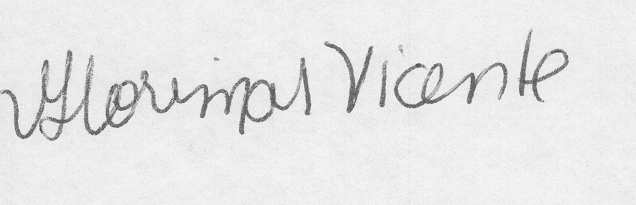
//> input picture Signature/SigVer/SigVerification/original_2_18.png, 636 x 205 px
$ ./Main   (built with g++ and OpenCV 4)
//> lines starting //> are read from the running program, lines starting //| are printed output that depends on the picture; after the words box and inside, x2 and y2 are one past the last pixel; in counts of white or black regions, pixels touching at a corner belong together
### Signature/project deliverable/Code/Image Processing Code/SigVer/SigVerification/PreProcess.h
#ifndef PreProcessing_H
#define PreProcessing_H
#include <cv.h>

using namespace cv;
namespace prep
{

	class PreProcess
	{

	public:

		//Simple Constructor
		PreProcess();

		CvRect findBB(IplImage* imgSrc);
		void findX(IplImage* imgSrc,int* min, int* max);
		void findY(IplImage* imgSrc,int* min, int* max);
		IplImage* preprocessing(IplImage* imgSrc,int new_width, int new_height);
		void displaySobels(IplImage* imgSrc);

	};
}
using namespace std;

#endif /* PreProcessing_H */

### Signature/project deliverable/Code/Image Processing Code/SigVer/SigVerification/MeasureOfPenPressure.h
#ifndef MeasureOfPenPressure_H
#define MeasureOfPenPressure_H
#include <cv.h>
#include <highgui.h>

using namespace cv;
namespace mopp
{

	class MeasureOfPenPressure
	{
		private:
		static double getThreshVal_Otsu_8u( const Mat& _src );

		public:

		//Simple Constructor
		MeasureOfPenPressure();

		float getEntropy(IplImage*);
		//To find Entropy, we need to create the histogram over L possible gray values and then take
		//E = Sum(-p*logp).

		int getGrayLevelThreshold(IplImage*);
		//To find GrayLevelThreshold, we need to hack the cvThreshold function to return us the k value.

		int getNumberOfBlackPixels(double,IplImage*);
		//To find NumberOfBlackPixels, we need find the number of pixels above k.
	};
}
using namespace std;

#endif /* MeasureOfPenPressure_H */

### Signature/project deliverable/Code/Image Processing Code/SigVer/SigVerification/GradientHelper.h
///<summary>
///This class is a helper class header. It provides functions to calculate gradient values based on the Sobel Operator.
///It can process the entire image or an ROI.
///</summary>

#ifndef GradientHelper_H
#define GradientHelper_H
#include <cv.h>

namespace gsc
{

	class GradientHelper
	{
	public:
		GradientHelper::GradientHelper();
		void GradientHelper::getGradientMatrix(IplImage* src,cv::Mat* dest);
	};
}

using namespace std;

#endif /* GradientHelper_H */

### Signature/SigVer/SigVerification/PreProcessing.cpp
#include "PreProcess.h"
#include <cv.h>
#include <highgui.h>

using namespace std;
using namespace prep;

PreProcess::PreProcess()
{
}
CvRect PreProcess::findBB(IplImage* imgSrc)
{
	CvRect aux;
	int xmin, xmax, ymin, ymax;
	xmin=xmax=ymin=ymax=0;

	findX(imgSrc, &xmin, &xmax);
	findY(imgSrc, &ymin, &ymax);

	aux=cvRect(xmin, ymin, xmax-xmin, ymax-ymin);

	printf("BB: %d,%d - %d,%d\n", aux.x, aux.y, aux.width, aux.height);

	return aux;
}

void PreProcess::findX(IplImage* imgSrc,int* min, int* max)
{
	int i;
	int minFound=0;
	CvMat data;
	CvScalar maxVal=cvRealScalar(imgSrc->height * 255);
	CvScalar val=cvRealScalar(0);
	//For each col sum, if sum < width*255 then we find the min
	//then continue to end to search the max, if sum< width*255 then is new max
	for (i=0; i< imgSrc->width; i++){
		cvGetCol(imgSrc, &data, i);
		val= cvSum(&data);
		if(val.val[0] < maxVal.val[0])
		{
			*max= i;
			if(!minFound)
			{
				*min= i;
				minFound= 1;
			}
		}
	}
}

void PreProcess::findY(IplImage* imgSrc,int* min, int* max)
{
	int i;
	int minFound=0;
	CvMat data;
	CvScalar maxVal=cvRealScalar(imgSrc->width * 255);
	CvScalar val=cvRealScalar(0);
	//For each col sum, if sum < width*255 then we find the min
	//then continue to end to search the max, if sum< width*255 then is new max
	for (i=0; i< imgSrc->height; i++){
		cvGetRow(imgSrc, &data, i);
		val= cvSum(&data);
		if(val.val[0] < maxVal.val[0]){
			*max=i;
			if(!minFound){
				*min= i;
				minFound= 1;
			}
		}
	}
}


IplImage* PreProcess::preprocessing(IplImage* imgSrc,int new_width, int new_height)
{
	IplImage* result;
	IplImage* scaledResult;

	CvMat data;
	CvMat dataA;
	CvRect bb;//bounding box
	CvRect bba;//bounding box maintain aspect ratio

	//Find bounding box
	bb=findBB(imgSrc);

	CvPoint pt1;
	CvPoint pt2;

	pt1.x = bb.x;
	pt1.y = bb.y;
	pt2.x = bb.width + bb.x;
	pt2.y = bb.height + bb.y;

	cvSetImageROI(imgSrc, cvRect(bb.x, bb.y, bb.width, bb.height));\

	IplImage* final = cvCreateImage(cvSize(bb.width,bb.height),imgSrc->depth,imgSrc->nChannels);
	cvCopy(imgSrc,final);
	return final;
}

// [35 lines left out: function displaySobels, not called in this run]

### Signature/SigVer/SigVerification/MeasureOfPenPressue.cpp
#include "MeasureOfPenPressure.h"
#include <cv.h>
#include <highgui.h>
#include <math.h>

using namespace std;
using namespace mopp;

MeasureOfPenPressure::MeasureOfPenPressure()
{
}

float MeasureOfPenPressure::getEntropy(IplImage* imgSrc)
{
	//To find Entropy, we need to create the histogram over L possible gray values and then take
	//E = Sum(-p*logp).

	CvHistogram* hist;

	//size of the histogram -1D histogram
	int bins = 256;
	int hsize[] = {bins};
	float max_value = 0, min_value = 0;
	//value and normalized value
	float value;
	int normalized;

	//ranges - grayscale 0 to 256
	float xranges[] = { 0, 256 };
	float* ranges[] = { xranges };

	//create an 8 bit single channel image to hold a
	//grayscale version of the original picture
	IplImage* gray = cvCreateImage( cvGetSize(imgSrc), 8, 1 );
	cvCvtColor( imgSrc, gray, CV_BGR2GRAY );

	//planes to obtain the histogram, in this case just one
	IplImage* planes[] = { gray };

	//get the histogram and some info about it
	hist = cvCreateHist( 1, hsize, CV_HIST_ARRAY, ranges,1);
	cvCalcHist( planes, hist, 0, NULL);
	cvGetMinMaxHistValue( hist, &min_value, &max_value);
	printf("min: %f, max: %f\n", min_value, max_value);


	//create an 8 bits single channel image to hold the histogram
	//paint it white
	IplImage* imgHistogram = cvCreateImage(cvSize(bins, 50),8,1);
	cvRectangle(imgHistogram, cvPoint(0,0), cvPoint(256,50), CV_RGB(255,255,255),-1);

	//draw the histogram :P
	long double p;
	float E = 0;
	long total = imgSrc->width * imgSrc->height;

	for(int i=0; i < bins; i++)
	{
		p = 0.0;
		value = cvQueryHistValue_1D( hist, i);
		//normalized = cvRound(value*50/max_value);
		p = (double) value/total;
		float temp = (value == 0)? -1*(1/total)*log((double)1/total) : -1*p*log(p);
		E += temp;
		//cvLine(imgHistogram,cvPoint(i,50), cvPoint(i,50-normalized), CV_RGB(0,0,0));
	}
	printf("the entropy is: %f\n",E);

	return E;
}

int MeasureOfPenPressure::getGrayLevelThreshold(IplImage* imgSrc)
{
	//To find GrayLevelThreshold, we need to hack the cvThreshold function to return us the k value.
	double k = getThreshVal_Otsu_8u(imgSrc);
	printf("Threshold is : %f\n",k);
	return k;
}

int MeasureOfPenPressure::getNumberOfBlackPixels(double threshold, IplImage* imgSrc)
{
	//To find NumberOfBlackPixels, we need find the number of pixels above k.

	//this pointer will store the current value of the pixel from the image.
	uchar* ptr;
	//total number of pixels with value above threshold
	int nKplusCounter = 0;

	for (int i = 0; i < imgSrc->height; i++)
	{
		ptr = (uchar *) imgSrc->imageData + (i * imgSrc->widthStep);
		for (int j = 0; j < imgSrc->width; j++)
		{
			//ptr[j] <--- this will give you the pixel value at image[i][j]
			if(ptr[j] < threshold)
				nKplusCounter++;
		}
	}

	cvShowImage("hello",imgSrc);
	printf("total no of pixels is : %d\n",imgSrc->height * imgSrc->width);
	printf("no of black pixels is : %d\n",nKplusCounter);
	return nKplusCounter;
}

double MeasureOfPenPressure::getThreshVal_Otsu_8u( const Mat& _src )
{
    Size size = _src.size();
    if( _src.isContinuous() )
    {
        size.width *= size.height;
        size.height = 1;
    }
    const int N = 256;
    int i, j, h[N] = {0};
    for( i = 0; i < size.height; i++ )
    {
        const uchar* src = _src.data + _src.step*i;
        for( j = 0; j <= size.width - 4; j += 4 )
        {
            int v0 = src[j], v1 = src[j+1];
            h[v0]++; h[v1]++;
            v0 = src[j+2]; v1 = src[j+3];
            h[v0]++; h[v1]++;
        }
        for( ; j < size.width; j++ )
            h[src[j]]++;
    }

    double mu = 0, scale = 1./(size.width*size.height);
    for( i = 0; i < N; i++ )
        mu += i*h[i];

    mu *= scale;
    double mu1 = 0, q1 = 0;
    double max_sigma = 0, max_val = 0;

    for( i = 0; i < N; i++ )
    {
        double p_i, q2, mu2, sigma;

        p_i = h[i]*scale;
        mu1 *= q1;
        q1 += p_i;
        q2 = 1. - q1;

        if( min(q1,q2) < FLT_EPSILON || max(q1,q2) > 1. - FLT_EPSILON )
            continue;

        mu1 = (mu1 + i*p_i)/q1;
        mu2 = (mu - q1*mu1)/q2;
        sigma = q1*q2*(mu1 - mu2)*(mu1 - mu2);
        if( sigma > max_sigma )
        {
            max_sigma = sigma;
            max_val = i;
        }
    }

    return max_val;
}

### Signature/SigVer/SigVerification/Main.cpp
#include <cv.h>
#include <highgui.h>
#include "GradientHelper.h"
#include "MeasureOfPenPressure.h"
#include "PreProcess.h"

using namespace cv;
using namespace gsc;
using namespace mopp;
using namespace prep;


int main(int argc, char** argv)
{

	const char* imagename = argc > 1 ? argv[1] : "original_2_18.png";


	//load the image in grayscale
	IplImage* img = cvLoadImage(imagename);
//> img is the input picture: 205 rows x 636 cols, CV_8UC3; min 70, max 249, mean 230.8
	printf("asdasda");
	MeasureOfPenPressure mopp;
	float answer = mopp.getEntropy(img);
//> in getEntropy, `IplImage* planes[] = { gray };`: planes = 1 item
//> in getEntropy, `cvRectangle(imgHistogram, cvPoint(0,0), cvPoint(256,50), CV_RGB(255,25..`: imgHistogram: 50 rows x 256 cols, CV_8UC1; every value is 255
//| the entropy is: 3.137682
//> answer = 3.14
	double k = mopp.getGrayLevelThreshold(img);
//> the loop in getThreshVal_Otsu_8u, `for( i = 0; i < size.height; i++ )` made 1 pass
//> j on pass 1: 130380
//> after the loop in getThreshVal_Otsu_8u, `for( i = 0; i < size.height; i++ )`: h = 256 values, max 14859 at index 238, min 0 at index 0, mean 509.3; j = 130380
//> after the loop in getThreshVal_Otsu_8u, `for( i = 0; i < N; i++ )`: mu = 30604479
//> in getThreshVal_Otsu_8u, `mu *= scale;`: mu = 234.7
//> the loop in getThreshVal_Otsu_8u, `for( i = 0; i < N; i++ )` made 256 passes
//> (p_i, q2, mu1, mu2, sigma, max_sigma) on passes 73, 75, 76, 78, 81, 82, 83, 84, 86, 87, 88, 89: (2.3e-05, 1, 72, 234.7, 0.609, 0.609), (2.3e-05, 1, 73, 234.7, 1.2, 1.2), (2.3e-05, 1, 73.67, 234.7, 1.79, 1.79), (2.3e-05, 1, 74.5, 234.7, 2.36, 2.36), (4.6e-05, 1, 76.33, 234.8, 3.46, 3.46), (2.3e-05, 1, 77, 234.8, 4.01, 4.01), (6.9e-05, 1, 78.5, 234.8, 5.62, 5.62), (2.3e-05, 1, 78.91, 234.8, 6.15, 6.15), (2.3e-05, 1, 79.42, 234.8, 6.66, 6.66), (2.3e-05, 1, 79.92, 234.8, 7.17, 7.17), (2.3e-05, 1, 80.43, 234.8, 7.67, 7.67), (4.6e-05, 1, 81.38, 234.8, 8.66, 8.66)
//> (p_i, q2, mu1, mu2, sigma) on passes 74, 77, 79, 80, 85, 91: (0, 1, 72, 234.7, 0.609), (0, 1, 73.67, 234.7, 1.79), (0, 1, 74.5, 234.7, 2.36), (0, 1, 74.5, 234.7, 2.36), (0, 1, 78.91, 234.8, 6.15), (0, 1, 82.22, 234.8, 9.64)
//| Threshold is : 187.000000
	cvThreshold(img,img, k, 255, CV_THRESH_BINARY);
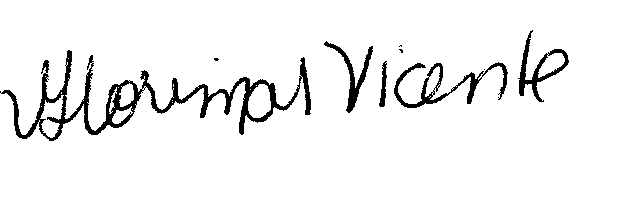
//> img: 205 rows x 636 cols, CV_8UC3; 94.4% white; 9 black regions (4 under 20 px), largest, box (x1, y1, x2, y2) and area: (0, 50, 311, 141) 4488, (394, 62, 508, 108) 1139, (518, 30, 569, 102) 791, (324, 41, 373, 113) 657, (379, 61, 387, 107) 194
	double countBlack = mopp.getNumberOfBlackPixels(k,img);
//| total no of pixels is : 130380
//| no of black pixels is : 9411

	PreProcess processor;
	img = processor.preprocessing(img,50,50);
//| BB: 0,30 - 568,110
//> in preprocessing, `cvSetImageROI(imgSrc, cvRect(bb.x, bb.y, bb.width, bb.height));\`:
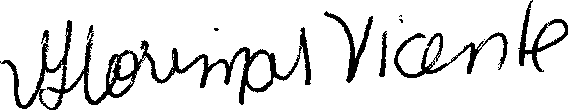
//> imgSrc: 110 rows x 568 cols, CV_8UC3; 88.3% white; 9 black regions (4 under 20 px), largest, box (x1, y1, x2, y2) and area: (0, 20, 311, 110) 4483, (394, 32, 508, 78) 1139, (518, 0, 568, 72) 788, (324, 11, 373, 83) 657, (379, 31, 387, 77) 194
//> in preprocessing, `IplImage* final = cvCreateImage(cvSize(bb.width,bb.height),imgSrc->dep..`: final: 110 rows x 568 cols, CV_8UC3; every value is 0

	cvShowImage("hello",img);

	IplImage* temp = cvLoadImage(imagename,0);
	cvThreshold(temp,temp, k, 255, CV_THRESH_BINARY_INV);
	//temp = processor.preprocessing(temp,50,50);

	CvSeq *_contour;
	CvMemStorage* memory = cvCreateMemStorage();
	//cvFindContours(temp, memory, &_contour, sizeof(CvChain),CV_RETR_LIST, CV_CHAIN_CODE);
	CvContourScanner scanner =  cvStartFindContours( temp, memory,sizeof(CvChain),CV_RETR_LIST, CV_CHAIN_CODE);

	/* Retrieves next contour */
	_contour =  cvFindNextContour( scanner );
	CvSeqReader reader;

	CvScalar red = CV_RGB(250,0,0);
    CvScalar blue = CV_RGB(0,0,250);
	IplImage* img3 = cvLoadImage(imagename);
	cvThreshold(img3,img3, k, 255, CV_THRESH_BINARY_INV);
	//img3 = processor.preprocessing(img3,50,50);
	cvShowImage("temp",img3);

	int count = 0;
	while(_contour)
	{

		cvStartReadSeq ( _contour, &reader );
		int num = _contour->total;

		char code;
		int sum = 0;

		for ( int i = 0 ; i < num ; ++i )
		{
			CV_READ_SEQ_ELEM ( code, reader );

			if(code == 0)
				printf("0");

			else if(code == 1)
				printf("1");

			else  if(code == 2)
				printf("2");

			else  if(code == 3)
				printf("3");

			else  if(code == 4)
				printf("4");

			else  if(code == 5)
				printf("5");

			else  if(code == 6)
				printf("6");

			else if(code == 7)
				printf("7");

			else
				printf("no");


		}
//> this loop made 281 passes
//| 54656566
//> (output is shown up to pass 8 of 281)

		cvDrawContours(
			img3,
			_contour,
			red,		// Red
			blue,		// Blue
			1,			// Vary max_level and compare results
			2,
			8 );
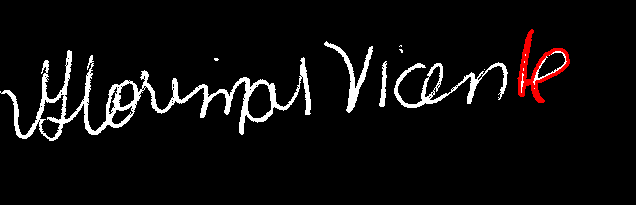
//> img3: 205 rows x 636 cols, CV_8UC3; mean B, G, R 13.1, 13.1, 15

		cvShowImage( "Contours 2", img3 );
		cvWaitKey(100);
		printf("\n*********\n");
		//printf("*\n");
		_contour =  cvFindNextContour( scanner );
		count++;
	}
	printf("\ncount is %d",count);


	/*
	//CvChainPtReader* reader;
	CvMemStorage* memory = cvCreateMemStorage();
	CvSeq* first_contour = NULL;
	CvChainPtReader crdReader;
	CvPoint pntPoint;

	//cvFindContours(temp,memory,&first_contour,,,CV_CHAIN_CODE,);
	cvFindContours(temp, memory, &first_contour, sizeof(CvChain),CV_RETR_LIST, CV_CHAIN_CODE);

	int iContourLength = first_contour->total;

	//cvStartReadChainPoints((CvChain*) first_contour, &crdReader);

	CvSeqReader reader;
	cvStartReadSeq ( first_contour, &reader );

	for(int i = 0; i < iContourLength; i++)
	{
		char code;
		CV_READ_SEQ_ELEM ( code, reader );
		if(code == '0')
			printf("hello");
	}


	CvSeq* result;

	while( first_contour )
    {
		result = cvApproxPoly( first_contour, sizeof(CvContour), memory,
			CV_POLY_APPROX_DP, cvContourPerimeter(first_contour)*0.02, 0 );


		for( int i=0; i<first_contour->total; ++i )
		{
			CvPoint* p = (CvPoint*)cvGetSeqElem(first_contour,i);
				printf("hello x is %d\t",p->x);
				printf("hello y is %d\n",p->x);
		}
		first_contour = first_contour->h_next;
	}
	for( CvSeq* c = first_contour; c!=NULL; c=c->h_next )
	{
		for( int i=0; i<c->total; ++i )
		{
			/**
			* Code to put here to display Freeman chain code
			* representation of each contour
			*/
			/*
			CvSeqBlock* block = c->first;
			for(int h=0;h<block->count;h++)
			printf("%d",block->data[h]);

			printf("\n");
			while((block = block->next))
			for(int h=0;h<block->count;h++)
			printf("%d",block->data[h]);
			printf("\n");
			*/
		/*
			CvPoint* p = (CvPoint*)cvGetSeqElem(c,i);
			printf("x is %d\t",p->x);
			printf("y is %d\n",p->x);
		}
	}
	*/


	//GradientHelper gradientHelper;
	//gradientHelper.getGradientMatrix(img, &sobleDest);

	//cvDestroyAllWindows();
	//return(0);
	/*
	Point2f src_center(img->width/2.0, img->height/2.0);
	Mat rot_mat = getRotationMatrix2D(src_center, 90, 1.0);
	Mat dst;
	Mat imgMat = cvarrToMat(img,true,false,0);
	warpAffine(imgMat, dst, rot_mat, imgMat.size());

	IplImage img_to_show = dst;
	//img_to_show.align =

	cvNamedWindow(imagename,1);
	cvShowImage("rotated",&img_to_show);
	GradientHelper gh;
	cvWaitKey(0);

	return 1;
	printf("%d",img->height);

	CvRect bb;//bounding box

	CvMat data;

	bb = findBB(img);

	cvGetSubRect(img, &data, bb);

	cvShowImage(imagename, &data);
	cvWaitKey(0);
	getchar();
	printf("%d",data.height);

	img = preprocessing(img, 500, 500);
	if(!img)
	return -1;
	cvShowImage(imagename, img);


	getchar();
	*/
	cvWaitKey(0);
}
